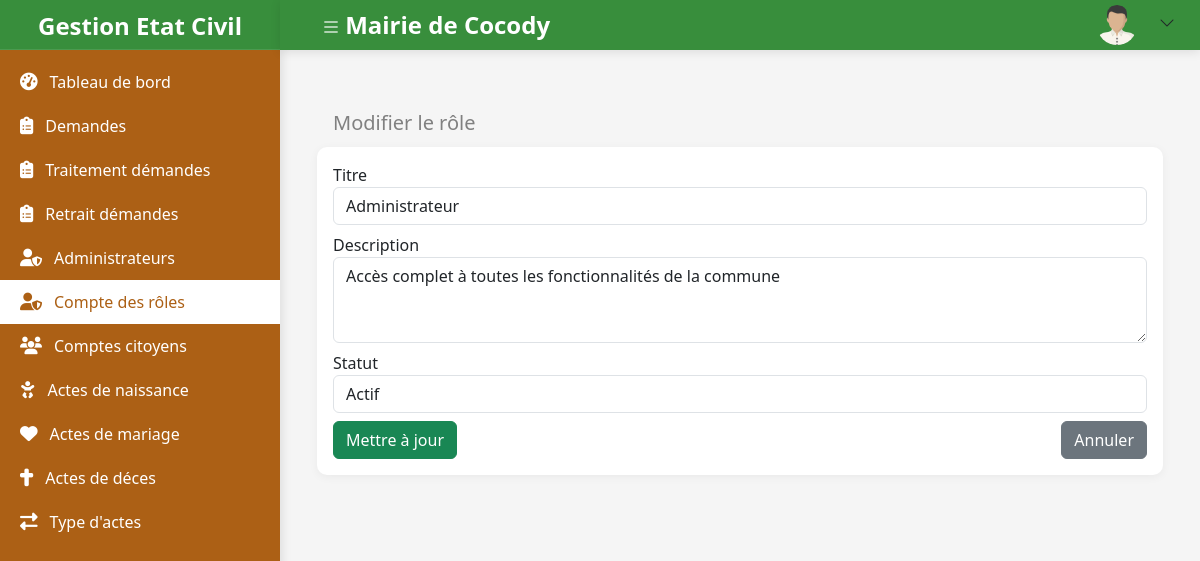
Page /admin/roles/edit.php?id=1 (signed in) on the committed database.
### tables this page shows
CREATE TABLE role (
    id INT NOT NULL AUTO_INCREMENT COMMENT 'Identifiant unique du rôle',
    titre VARCHAR(225) NOT NULL COMMENT 'Nom unique du rôle (ex: Admin, Agent)',
    description TEXT NOT NULL COMMENT 'Description ou responsabilités associées au rôle',
    is_active BOOLEAN NOT NULL DEFAULT true COMMENT 'Statut d activation du rôle (true = actif)',
    created_at TIMESTAMP DEFAULT CURRENT_TIMESTAMP COMMENT 'Date et heure de création du rôle',
    PRIMARY KEY (id),
    UNIQUE KEY (titre)
);

### app/repositories/role_repository.php (called while the page is built, shortened)
<?php
require_once dirname(dirname(__DIR__)) . DIRECTORY_SEPARATOR . 'app/models/role_model.php';
class RoleRepository {
    private $db;
    public function __construct($pdo)
    {
        $this->db = $pdo;
    }
    public function findById(int $id): ?RoleModel {
        $stmt = $this->db->prepare("
            SELECT * FROM role
            WHERE id = :id
            LIMIT 1
        ");
        $stmt->execute([':id' => $id]);
        $data = $stmt->fetch(PDO::FETCH_ASSOC);
        return $data ? RoleModel::fromArray($data) : null;
    }
}

### app/models/role_model.php (called while the page is built, shortened)
<?php
class RoleModel {
    private $titre;
    private $description;
    private $is_active;
    public function __construct(
        $id = null,
        $titre = null,
        $description = null,
        $is_active = true,
        $created_at = null
    ) {
        $this->titre = $titre;
        $this->description = $description;
        $this->is_active = $is_active;
    }
    static public function fromArray($row): RoleModel {
        return new RoleModel(
            $row['id'] ?? null,
            $row['titre'] ?? null,
            $row['description'] ?? null,
            $row['is_active'] ?? true,
            $row['created_at'] ?? null
        );
    }
    public function getTitre() {
        return $this->titre;
    }
    public function getDescription() {
        return $this->description;
    }
    public function getIsActive() {
        return $this->is_active;
    }
}

### admin/roles/edit.php (the view, shortened to what this page needs)
<?php
require_once __DIR__ . '/../../admin/table_helper.php';
require_once __DIR__ . '/../../admin/content_render.php';
require_once __DIR__ . '/../../app/helpers/action_helper.php';
require_once __DIR__ . '/../../app/helpers/form_item_helper.php';
require_once __DIR__ . '/../../app/repositories/role_repository.php';
require_once __DIR__ . '/../../app/models/role_model.php';
require_once __DIR__ . '/../../app/config/database.php';
$roleRepository = new RoleRepository($db);
$roleModel = new RoleModel();
$errors = [];
$success = false;
if ($_SERVER['REQUEST_METHOD'] === 'POST') {
    try {
        $roleModel->setTitre($_POST['titre']);
        $roleModel->setDescription($_POST['description']);
        $roleModel->setIsActive($_POST['statut']);
        if (validateFormData($_POST, $errors)) {
            if (isset($_POST['insert'])) {
                $success = $roleRepository->create($roleModel);
            } elseif (isset($_POST['update']) && isset($_GET['id'])) {
                $roleModel->setId(intval($_GET['id']));
                $success = $roleRepository->update($roleModel);
            }
        }
    } catch (Exception $e) {
        $exceptionMessage = $e->getMessage();
    }
} elseif (isset($_GET['id'])) {
    $id = intval($_GET['id']);
    $role = $roleRepository->findById($id);
    $roleModel = $role ? $role : new RoleModel();
}
?>
<?php include '../partials/header.php'; ?>
<main class="main-content">
    <div class="container mt-4">
        <?= ContentRendu::header(
            isset($_GET['id']) ? "Modifier le rôle" : "Ajouter un rôle",
            [
                ActionHelper::bntIcon('Retour', 'bi bi-arrow-left', 'list.php', 'btn-secondary'),
            ]
        ) ?>
        <div class="card">
            <div class="card-body">
                <?php
                if ($success): ?>
                    <div class="text-center">
                        <i class="bi bi-check-circle text-success" style="font-size: 3rem;"></i>
                        <p class="mt-3">
                            <?= isset($_GET['id']) ? "Le rôle a été mis à jour avec succès." : "Le rôle a été ajouté avec succès." ?>
                        </p>
                        <div class="d-flex justify-content-center gap-3">
                            <a href="edit.php" class="btn btn-primary">Nouveau</a>
                            <a href="list.php" class="btn btn-secondary">Retour</a>
                        </div>
                    </div>
                <?php else: ?>
                    <form action="" method="POST" enctype="multipart/form-data">
                        <?= FormItemHelper::input('titre', 'Titre', true, $roleModel->getTitre() ?? '', 'text', $errors['titre'] ?? '') ?>
                        <?= FormItemHelper::textarea('description', 'Description', true, $roleModel->getDescription() ?? '', $errors['description'] ?? '') ?>
                        <?= FormItemHelper::select('statut', 'Statut', [
                            '1' => 'Actif',
                            '0' => 'Inactif'
                        ], true, $roleModel->getIsActive() ? '1' : '0', $errors['statut'] ?? '') ?>
                        <div class="d-flex justify-content-between">
                            <button type="submit" name="<?= isset($_GET['id']) ? 'update' : 'insert' ?>" class="btn btn-success">
                                <?= isset($_GET['id']) ? "Mettre à jour" : "Ajouter" ?>
                            </button>
                            <a href="list.php" class="btn btn-secondary">Annuler</a>
                        </div>
                    </form>
                <?php endif; ?>
            </div>
        </div>
    </div>
</main>
<?php include '../partials/footer.php'; ?>

### app/helpers/form_item_helper.php (shortened to what this page needs)
<?php
class FormItemHelper
{
    public static function input(string $key, string $label, bool $required = true, string $value = '', string $type = 'text', string $error = '', bool $disabled = false): string
    {
        $requiredHtml = $required ? 'required' : '';
        $disabledHtml = $disabled ? 'disabled' : '';
        $errorFeedback = self::getErrorFeedback($error);
        return <<<HTML
        <div class="form-group mb-2">
            <label for="field{$key}">{$label}</label>
            <input type="{$type}" id="field{$key}" class="form-control" name="{$key}" value="{$value}" {$requiredHtml} {$disabledHtml} />
            {$errorFeedback}
        </div>
HTML;
    }
    public static function textarea(string $key, string $label, bool $required = true, string $value = '', string $error = '', int $rows = 3): string
    {
        $requiredHtml = $required ? 'required' : '';
        $errorFeedback = self::getErrorFeedback($error);
        return <<<HTML
        <div class="form-group mb-2">
            <label for="field{$key}">{$label}</label>
            <textarea id="field{$key}" class="form-control" name="{$key}" rows="{$rows}" {$requiredHtml}>{$value}</textarea>
            {$errorFeedback}
        </div>
HTML;
    }
    public static function select(string $key, string $label, array $options = [], bool $required = true, string $value = '', string $error = ''): string
    {
        $optionsHtml = '';
        foreach ($options as $optionValue => $optionLabel) {
            $selected = $value == $optionValue ? 'selected' : '';
            $optionsHtml .= "<option value=\"{$optionValue}\" {$selected}>{$optionLabel}</option>";
        }
        $requiredHtml = $required ? 'required' : '';
        $errorFeedback = self::getErrorFeedback($error);
        return <<<HTML
        <div class="form-group mb-2">
            <label for="field{$key}">{$label}</label>
            <select id="field{$key}" class="form-control" name="{$key}" {$requiredHtml}>
                {$optionsHtml}
            </select>
            {$errorFeedback}
        </div>
HTML;
    }
    public static function getErrorFeedback(string $error): string
    {
        return '';
    }
}

### assets/css/admin.css (style rules this page uses)
:root { --primary-color: white; --sidebar-width: 280px; --header-height: 50px; --orange: #ac6015; --orange-clair: #FFB74D; --blanc: #FFFFFF; --vert: #4CAF50; --vert-fonce: #388E3C; --gris: #F5F5F5; }
body { display: flex; min-height: 100vh; background-color: #f5f5f5; margin: 0; padding: 0; }
.main-content { margin-left: var(--sidebar-width); margin-top: var(--header-height); padding: 25px; flex: 1; transition: margin-left 0.3s ease; }
.card { border-radius: 10px; box-shadow: 0 2px 10px rgba(0,0,0,0.05); border: none; margin-bottom: 25px; }

### rows in the picture
role: titre "Administrateur", description "Accès complet à toutes les fonctionnalités de la commune"

### other values in the picture
$nav['name'] "Tableau de bord"
$nav['name'] "Demandes"
$nav['name'] "Traitement démandes"
$nav['name'] "Retrait démandes"
$nav['name'] "Administrateurs"
$nav['name'] "Compte des rôles"
$nav['name'] "Comptes citoyens"
$nav['name'] "Actes de naissance"
$nav['name'] "Actes de mariage"
$nav['name'] "Actes de déces"
$nav['name'] "Type d'actes"
COMMUNE_NAME "Mairie de Cocody"
$title "Modifier le rôle"
$label "Titre"
$label "Description"
